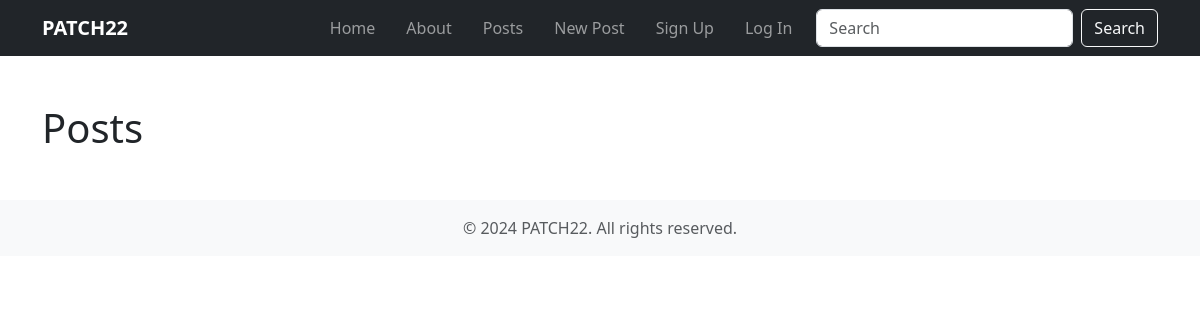
The app's page /posts/, older data.
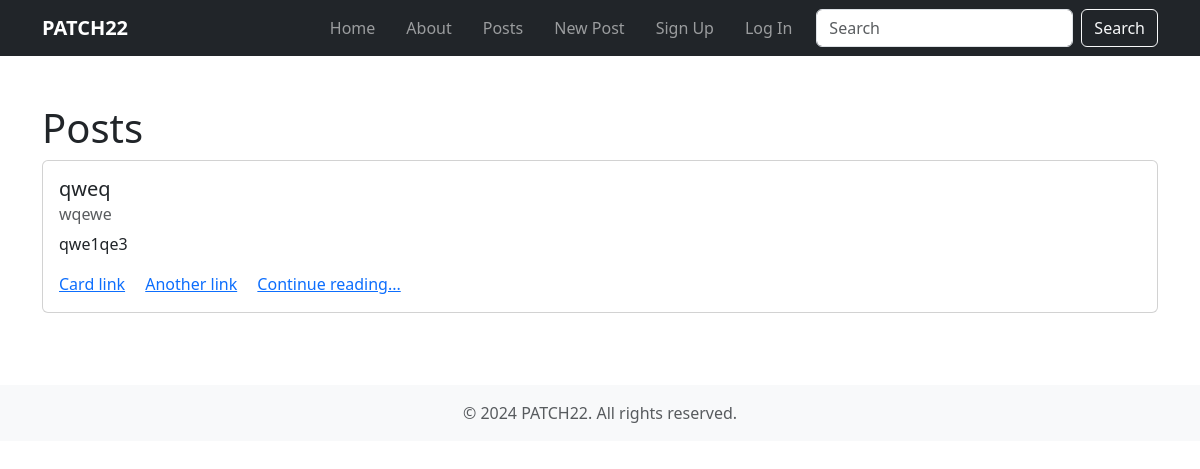
The same page, newer data.
### posts/models.py (models this page shows, shortened)
class Post(models.Model):
    title = models.CharField(max_length=128)
    subtitle = models.CharField(max_length=256)
    body = models.TextField()
    status = models.ForeignKey(
        Status,
        on_delete=models.CASCADE
    )
    author = models.ForeignKey(
        get_user_model(),
        on_delete=models.CASCADE
    )
    created_on = models.DateTimeField(auto_now_add=True)

### posts/views.py (the view)
# urls.py: path("", views.PostListView.as_view(), name="list"),  # List view
class PostListView(ListView):
    template_name = "posts/list.html"
    model = Post

### templates/posts/list.html (shortened to what this page needs)
{% extends 'base.html'%}
{% block content %}
<h1>Posts</h1>
{% for post in post_list %}
<div class="card" >
    <div class="card-body">
      <h5 class="card-title">{{post.title}}</h5>
      <h6 class="card-subtitle mb-2 text-body-secondary">{{post.subtitle}}</h6>
      <p class="card-text">{{post.body|truncatechars:64}}</p>
      <a href="#" class="card-link">Card link</a>
      <a href="#" class="card-link">Another link</a>
      <a href="{% url 'detail' post.id %}" class='card-link'>Continue reading...</a>
    </div>
  </div>
  <br/>
  {% endfor%}
  {% endblock content%}

### templates/base.html (shortened to what this page needs)
<!DOCTYPE html>
<html lang="en">
<head>
    <link href="https://cdn.jsdelivr.net/npm/bootstrap@5.3.3/dist/css/bootstrap.min.css" rel="stylesheet">
</head>
<body>
    <nav class="navbar navbar-expand-lg navbar-dark bg-dark fixed-top">
        <div class="container">
            <a class="navbar-brand" href="{% url 'home' %}">PATCH22</a>
            <div class="collapse navbar-collapse" id="navbarNav">
                <ul class="navbar-nav ms-auto">
                    <li class="nav-item">
                        <a class="nav-link" href="{% url 'home' %}">Home</a>
                    </li>
                    <li class="nav-item">
                        <a class="nav-link" href="{% url 'about' %}">About</a>
                    </li>
                    <li class="nav-item">
                        <a class="nav-link" href="{% url 'list' %}">Posts</a>
                    </li>
                    <li class="nav-item">
                        <a class="nav-link" href="{% url 'new' %}">New Post</a>
                    </li>
                    {% if user.is_authenticated %}
                    <li class="nav-item">
                        <form method="POST" action="{% url 'logout' %}">
                            {% csrf_token %}
                            <input type="submit" class="nav-link btn btn-link p-0 text-white" value="Log Out">
                        </form>
                    </li>
                    {% else %}
                    <li class="nav-item">
                        <a class="nav-link" href="{% url 'signup' %}">Sign Up</a>
                    </li>
                    <li class="nav-item">
                        <a class="nav-link" href="{% url 'login' %}">Log In</a>
                    </li>
                    {% endif %}
                </ul>
                <form class="d-flex ms-3" role="search">
                    <input class="form-control me-2" type="search" placeholder="Search" aria-label="Search">
                    <button class="btn btn-outline-light" type="submit">Search</button>
                </form>
            </div>
        </div>
    </nav>
    <main class="container mt-5">
        {% block content %}{% endblock content %}
    </main>
    <footer class="bg-light text-center text-muted py-3 mt-5">
        <div class="container">
            &copy; 2024 PATCH22. All rights reserved.
        </div>
    </footer>
</body>
</html>

### templates/base.html (style rules this page uses)
body { padding-top: 56px; }
.navbar-brand { font-weight: bold; }
.nav-link { transition: color 0.3s ease; }
.nav-item { margin-left: 15px; }

Row changes from the older to the newer data that the page shows:
added Post: title "qweq", subtitle "wqewe", body "qwe1qe3"
